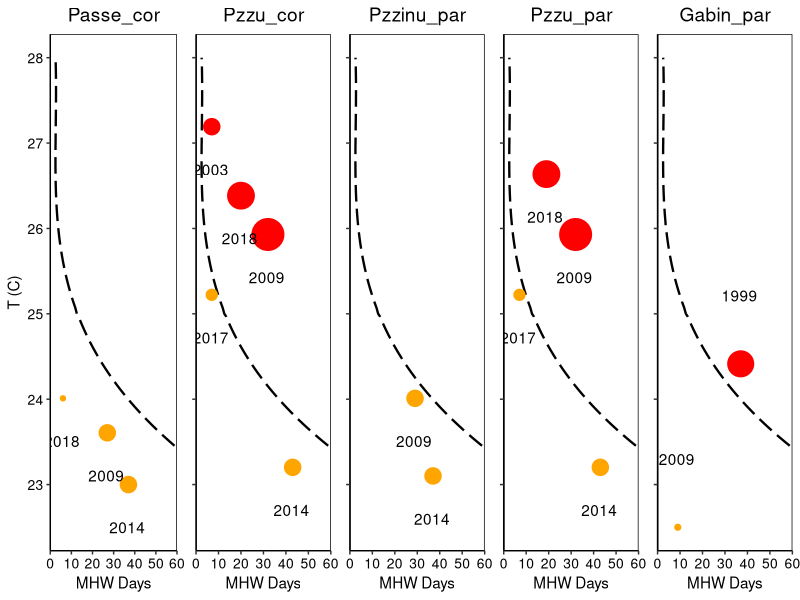

Reproduce this figure in R.
####################################################################
#### Code accompanying:
#
# Gomez-Gras et al. 2021. Climate change transforms the functional identity in Mediterranean coralligenous assemblages. Ecology Letters

# Code to produce Figure 1, used to classify sites in MHW-impcted versus non-impacted sites.

# Script written by: Nathaniel Bensoussan and Daniel Gomez Gras

####################################################################

# set working directory

setwd("~/xxx")

#### Load required packages

library(ggplot2)
library(grid)
library(gridExtra)


### We load a  dataframe containing both the fitted 5th degree polynomial thermotolerance response curve (based on previous experimental data for both Paramuricea
#clavata and Corallium rubrum) and the observed MHWs over the monitored periods (in terms of duration and intensity). 

# * Details on how the thermotolerance curve used here was fitted can be found in the Materials and Methods section of the manuscript and in Appendix 1 / Fig. S3 from the Supplementary material. 

## ** Details on how duration (in days) and intensity (in degrees celsius) of MHWs were calculated for each assemblage can also be found on the Materials and Methods section of the manuscript. 

data <- read.csv2("MHW_classification.csv", sep=";", dec=",")

#### We produce a plot for every assemblage:

# Passe_cor 2003-2018

Passe_cor <- data[data$Site=="Passe_cor",]

p1 <- ggplot(Passe_cor, aes(x=Temp, y=MHWDays))+ 
  geom_line(aes(x=Passe_cor$Temp, y=Passe_cor$fitted), colour="black", linetype="longdash", size=0.8)+
  geom_point(aes(x=Passe_cor$Temp, y=Passe_cor$MHWDays, colour=factor(Impacted)), size=Passe_cor$Size*25)+
  geom_text(aes(x=Passe_cor$Temp-0.5, y=Passe_cor$MHWDays-0.5, label=Passe_cor$Year), colour="black")+
 scale_color_manual(values = c("orange","white"))+
   labs(x="T (C)", y="MHW Days")+ 
  ggtitle("Passe_cor") +
  theme(axis.line=element_line(size=.5,colour="black"),panel.grid.major=element_blank(),
        panel.grid.minor=element_blank(),panel.border=element_blank(),
        panel.background=element_blank())+
  theme(axis.text.y = element_text(colour="black", size=10))+
  theme(axis.text.x = element_text(colour="black", size=10))+
  theme(axis.title.y=element_text(colour="black", size=11))+
  scale_y_continuous(limits =c(0,60), breaks= c(0,10,20,30,40,50,60),expand = c(0, 0))+
  scale_x_continuous(limits= c(22.5,28), breaks= c(23,24,25,26,27,28)) +
  theme(plot.title = element_text(hjust=0.5))+
  theme(axis.title.x=element_text(colour="black", size=11))+
  theme(title=element_text(size=11.5),
        legend.text=element_text(size=12),
        strip.background=element_rect(colour="black",fill="white",size=2),
        strip.text=element_text(size=11.5,vjust=1))+
  theme(axis.line.y = element_line(),
        axis.line.x=element_line(),
        panel.grid.major=element_blank(),
        panel.border=element_rect(fill=NA),
        panel.background=element_blank())+
  coord_flip()+
  theme(legend.position="none")

##Pzzu_cor 2003 - 2018

Pzzu_cor <- data[data$Site=="Pzzu_cor",]

p2 <- ggplot(Pzzu_cor, aes(x=Temp, y=MHWDays))+ 
  geom_line(aes(x=Pzzu_cor$Temp, y=Pzzu_cor$fitted), colour="black", linetype="longdash", size=0.8)+
  geom_point(aes(x=Pzzu_cor$Temp, y=Pzzu_cor$MHWDays, colour=factor(Impacted)), size=Pzzu_cor$Size*25)+
  geom_text(aes(x=Pzzu_cor$Temp-0.5, y=Pzzu_cor$MHWDays-0.5, label=Pzzu_cor$Year), colour="black")+
  scale_color_manual(values = c("orange","red","white"))+
  labs(x="T (C)", y="MHW Days")+ 
  ggtitle("Pzzu_cor") +
  theme(axis.line=element_line(size=.5,colour="black"),panel.grid.major=element_blank(),
        panel.grid.minor=element_blank(),panel.border=element_blank(),
        panel.background=element_blank())+
  theme(axis.text.x = element_text(colour="black", size=10))+
  theme(axis.title.y=element_blank())+
  theme(axis.text.y=element_blank())+
  scale_y_continuous(limits =c(0,60), breaks= c(0,10,20,30,40,50,60),expand = c(0, 0))+
  scale_x_continuous(limits= c(22.5,28), breaks= c(23,24,25,26,27,28)) +
  theme(plot.title = element_text(hjust=0.5))+
  theme(axis.title.x=element_text(colour="black", size=11))+
  theme(title=element_text(size=11.5),
        legend.text=element_text(size=12),
        strip.background=element_rect(colour="black",fill="white",size=2),
        strip.text=element_text(size=11.5,vjust=1))+
  theme(axis.line.y = element_line(),
        axis.line.x=element_line(),
        panel.grid.major=element_blank(),
        panel.border=element_rect(fill=NA),
        panel.background=element_blank())+
  coord_flip()+
  theme(legend.position="none")


##Pzzinu_par 2006 - 2016

Pzzinu_par <- data[data$Site=="Pzzinu_par",]



p3 <- ggplot(Pzzinu_par, aes(x=Temp, y=MHWDays))+ 
  geom_line(aes(x=Pzzinu_par$Temp, y=Pzzinu_par$fitted), colour="black", linetype="longdash", size=0.8)+
  geom_point(aes(x=Pzzinu_par$Temp, y=Pzzinu_par$MHWDays, colour=factor(Impacted)), size=Pzzinu_par$Size*25)+
  geom_text(aes(x=Pzzinu_par$Temp-0.5, y=Pzzinu_par$MHWDays-0.5, label=Pzzinu_par$Year), colour="black")+
  scale_color_manual(values = c("orange","white"))+
  labs(x="T (C)", y="MHW Days")+ 
  ggtitle("Pzzinu_par") +
  theme(axis.line=element_line(size=.5,colour="black"),panel.grid.major=element_blank(),
        panel.grid.minor=element_blank(),panel.border=element_blank(),
        panel.background=element_blank())+
  theme(axis.text.x = element_text(colour="black", size=10))+
  theme(axis.title.y=element_blank())+
  theme(axis.text.y=element_blank())+
  scale_y_continuous(limits =c(0,60), breaks= c(0,10,20,30,40,50,60),expand = c(0, 0))+
  scale_x_continuous(limits= c(22.5,28), breaks= c(23,24,25,26,27,28)) +
  theme(plot.title = element_text(hjust=0.5))+
  theme(axis.title.x=element_text(colour="black", size=11))+
  theme(title=element_text(size=11.5),
        legend.text=element_text(size=12),
        strip.background=element_rect(colour="black",fill="white",size=2),
        strip.text=element_text(size=11.5,vjust=1))+
  theme(axis.line.y = element_line(),
        axis.line.x=element_line(),
        panel.grid.major=element_blank(),
        panel.border=element_rect(fill=NA),
        panel.background=element_blank())+
  coord_flip()+
  theme(legend.position="none")



##Pzzu_par 2006 - 2018

Pzzu_par <- data[data$Site=="Pzzu_par",]

p4 <- ggplot(Pzzu_par, aes(x=Temp, y=MHWDays))+ 
  geom_line(aes(x=Pzzu_par$Temp, y=Pzzu_par$fitted), colour="black", linetype="longdash", size=0.8)+
  geom_point(aes(x=Pzzu_par$Temp, y=Pzzu_par$MHWDays, colour=factor(Impacted)), size=Pzzu_par$Size*25)+
  geom_text(aes(x=Pzzu_par$Temp-0.5, y=Pzzu_par$MHWDays-0.5, label=Pzzu_par$Year), colour="black")+
  scale_color_manual(values = c("orange","red","white"))+
  labs(x="T (C)", y="MHW Days")+
  ggtitle("Pzzu_par") +
  theme(axis.line=element_line(size=.5,colour="black"),panel.grid.major=element_blank(),
        panel.grid.minor=element_blank(),panel.border=element_blank(),
        panel.background=element_blank())+
  theme(axis.text.x = element_text(colour="black", size=10))+
  theme(axis.title.y=element_blank())+
  theme(axis.text.y=element_blank())+
  scale_y_continuous(limits =c(0,60), breaks= c(0,10,20,30,40,50,60),expand = c(0, 0))+
  scale_x_continuous(limits= c(22.5,28), breaks= c(23,24,25,26,27,28)) +
  theme(plot.title = element_text(hjust=0.5))+
  theme(axis.title.x=element_text(colour="black", size=11))+
  theme(title=element_text(size=11.5),
        legend.text=element_text(size=12),
        strip.background=element_rect(colour="black",fill="white",size=2),
        strip.text=element_text(size=11.5,vjust=1))+
  theme(axis.line.y = element_line(),
        axis.line.x=element_line(),
        panel.grid.major=element_blank(),
        panel.border=element_rect(fill=NA),
        panel.background=element_blank())+
  coord_flip()+
  theme(legend.position="none")


###Gabin_par 1999 - 2009 


Gabin_par <- data[data$Site=="Gabin_par",]

p5 <- ggplot(Gabin_par, aes(x=Temp, y=MHWDays))+ 
  geom_line(aes(x=Gabin_par$Temp, y=Gabin_par$fitted), colour="black", linetype="longdash", size=0.8)+
  geom_point(aes(x=Gabin_par$Temp, y=Gabin_par$MHWDays, colour=factor(Impacted)), size=Gabin_par$Size*25)+
  geom_text(aes(x=Gabin_par$Temp+0.8, y=Gabin_par$MHWDays-0.5, label=Gabin_par$Year), colour="black")+
  scale_color_manual(values = c("orange","red","white"))+
  labs(x="T (C)", y="MHW Days")+ 
  ggtitle("Gabin_par") +
  #coord_cartesian(ylim =c(23,28))+
  theme(axis.line=element_line(size=.5,colour="black"),panel.grid.major=element_blank(),
        panel.grid.minor=element_blank(),panel.border=element_blank(),
        panel.background=element_blank())+
  theme(axis.text.x = element_text(colour="black", size=10))+
  theme(axis.title.y=element_blank())+
  theme(axis.text.y=element_blank())+
  scale_y_continuous(limits =c(0,60), breaks= c(0,10,20,30,40,50,60),expand = c(0, 0))+
  scale_x_continuous(limits= c(22.5,28), breaks= c(23,24,25,26,27,28)) +
  #ggtitle("CC Direct effects") +
  theme(plot.title = element_text(hjust=0.5))+
  theme(axis.title.x=element_text(colour="black", size=11))+
  #geom_smooth(aes(colour = factor(Location)),method = "lm", se = FALSE, size=1.5)+
  theme(title=element_text(size=11.5),
        legend.text=element_text(size=12),
        strip.background=element_rect(colour="black",fill="white",size=2),
        strip.text=element_text(size=11.5,vjust=1))+
  theme(axis.line.y = element_line(),
        axis.line.x=element_line(),
        panel.grid.major=element_blank(),
        panel.border=element_rect(fill=NA),
        panel.background=element_blank())+
  coord_flip()+
  theme(legend.position="none")


##We make the combined plot to produce Figure 1.

pdf("Figure_1.pdf", width=13, height=2.8)
grid.arrange(p1,p2,p3,p4,p5, ncol=5,nrow=1, widths =  c(2.4,2,2,2,2))
dev.off() 

################# End of the code.
